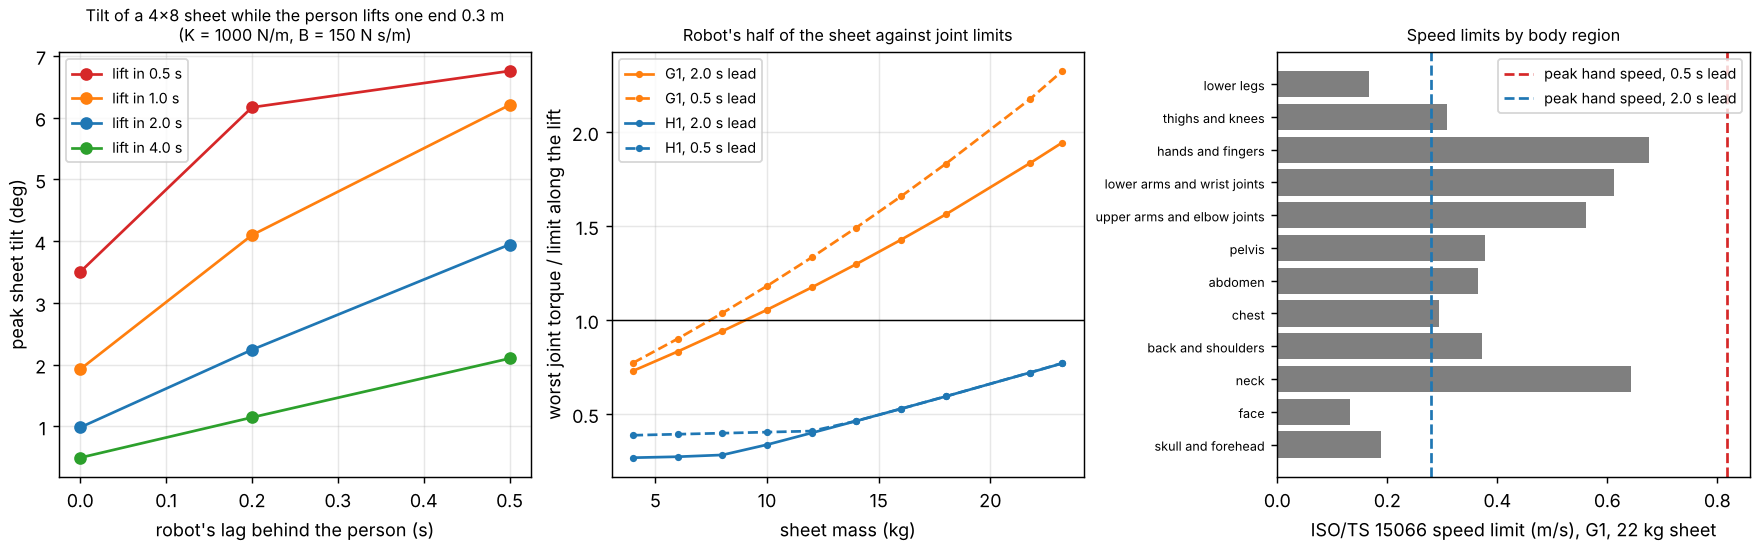

The Python source for this figure:
"""results.json -> figure.png: sheet tilt, robot torque margin and ISO/TS 15066 speed limits."""
import json
from pathlib import Path

import matplotlib
matplotlib.use("Agg")
import matplotlib.pyplot as plt  # noqa: E402

HERE = Path(__file__).resolve().parent


def main():
    res = json.loads((HERE / "results.json").read_text())
    fig, (a, b, c) = plt.subplots(1, 3, figsize=(13.5, 4.2), constrained_layout=True)
    for T, col in ((0.5, "tab:red"), (1.0, "tab:orange"), (2.0, "tab:blue"), (4.0, "tab:green")):
        rows = [r for r in res["sweep"] if r["T"] == T and r["K"] == 1000.0 and r["B"] == 150.0]
        a.plot([r["lag"] for r in rows], [r["tilt_peak_deg"] for r in rows], "o-", color=col, label=f"lift in {T} s")
    a.set_xlabel("robot's lag behind the person (s)")
    a.set_ylabel("peak sheet tilt (deg)")
    a.set_title("Tilt of a 4x8 sheet while the person lifts one end 0.3 m\n(K = 1000 N/m, B = 150 N s/m)", fontsize=9)
    a.legend(fontsize=8)
    a.grid(alpha=0.3)
    for rn, col in (("g1", "tab:orange"), ("h1", "tab:blue")):
        for T, ls in ((2.0, "-"), (0.5, "--")):
            rows = [r for r in res["feasibility"] if r["robot"] == rn and r["T"] == T and r["ratio"] is not None]
            b.plot([r["sheet_kg"] for r in rows], [r["ratio"] for r in rows], "o" + ls, ms=3, color=col, label=f"{rn.upper()}, {T} s lead")
    b.axhline(1.0, color="k", lw=0.8)
    b.set_xlabel("sheet mass (kg)")
    b.set_ylabel("worst joint torque / limit along the lift")
    b.set_title("Robot's half of the sheet against joint limits", fontsize=9)
    b.legend(fontsize=8)
    b.grid(alpha=0.3)
    vs = res["iso"]["v_safe"]["g1_22.0"]
    regs = [k for k in vs if k != "m_robot"]
    c.barh(regs, [vs[k] for k in regs], color="tab:gray")
    for T, col in ((0.5, "tab:red"), (2.0, "tab:blue")):
        c.axvline(res["iso"]["hand_speed_peak"][str(T)], color=col, ls="--", label=f"peak hand speed, {T} s lead")
    c.set_xlabel("ISO/TS 15066 speed limit (m/s), G1, 22 kg sheet")
    c.set_title("Speed limits by body region", fontsize=9)
    c.tick_params(axis="y", labelsize=7)
    c.legend(fontsize=8)
    fig.savefig(HERE / "figure.png", dpi=130)


if __name__ == "__main__":
    main()
